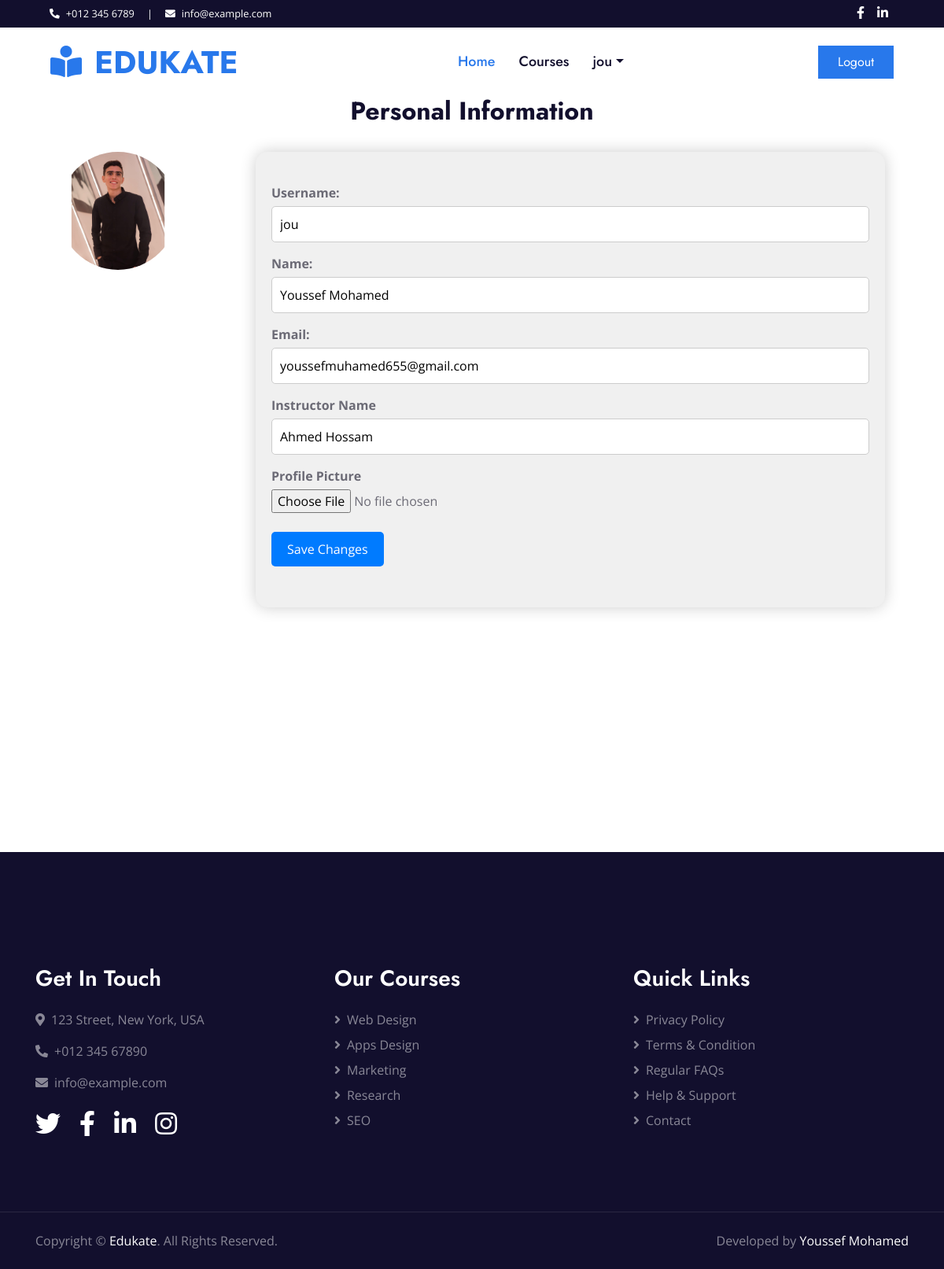
The page /student/profile/47 (signed in) on the database its author committed.
### register/models.py (models this page shows, shortened)
class Student(models.Model):
    user = models.OneToOneField(User, on_delete=models.CASCADE)
    name = models.CharField(max_length=50)
    photo = models.ImageField(upload_to='student_photo/%Y/%m/%d/')
    invited_by = models.ForeignKey(Instructor, on_delete=models.CASCADE , to_field='id')

class Instructor(models.Model):
    staffuser = models.OneToOneField(User, on_delete=models.CASCADE)
    name = models.CharField(max_length=50)

### student/views/user_views.py (the view, shortened to what this page needs)
# urls.py: path('profile/<int:id>', user_profile, name='user_profile'),
@login_required
@user_passes_test(lambda user: user.is_active and not (user.is_superuser or user.is_staff))
def user_profile(request, id):
    current_user = User.objects.get(id=id)
    current_student = Student.objects.get(user = current_user)
    related_instructor = Instructor.objects.get(id=current_student.invited_by.id)
    previous_username = current_user.username ; previous_mail = current_user.email
    return render(request, 'user_profile.html', {'student':current_student, 'instructor':related_instructor})

### templates/user_profile.html (shortened to what this page needs)
{% extends 'base/base.html' %}
{% load static %}
{% block content %}
<h2 style="text-align: center;">Personal Information</h2> <br>
<div class="main">
    <div class="profile-picture" style="background-image: url('{{ student.photo.url }}');"></div>
    <div class="profile-card">
        <form class="profile-form" method="post" enctype="multipart/form-data">
            <label for="username">Username:</label>
            <input type="text" id="username" name="username" value="{{student.user.username}}">
            <label for="name">Name:</label>
            <input type="text" id="name" name="name" value="{{student.name}}">
            <label for="email">Email:</label>
            <input type="text" id="email" name="email" value="{{student.user.email}}">
            <label for="instructor_name">Instructor Name</label>
            <input type="text" id="instructor_name" name="instructor_name" value="{{instructor.name}}" readonly>
            <label for="profile-picture">Profile Picture</label>
            <input type="file" id="file-input" name="photo" accept="image/*"> <br> <br>
            <button class="save-button" type="submit">Save Changes</button>
        </form>
    </div>
</div>
{% endblock %}

### templates/base/header.html (shortened to what this page needs)
{% load static %}
<!DOCTYPE html>
<html>
    <head>
    <link href="https://cdnjs.cloudflare.com/ajax/libs/font-awesome/5.10.0/css/all.min.css" rel="stylesheet">
    <link href="{% static 'css/style.css' %}" rel="stylesheet">
    </head>
    <body>
        <div class="container-fluid bg-dark">
            <div class="row py-2 px-lg-5">
                <div class="col-lg-6 text-center text-lg-left mb-2 mb-lg-0">
                    <div class="d-inline-flex align-items-center text-white">
                        <small><i class="fa fa-phone-alt mr-2"></i>+012 345 6789</small>
                        <small class="px-3">|</small>
                        <small><i class="fa fa-envelope mr-2"></i>info@example.com</small>
                    </div>
                </div>
                <div class="col-lg-6 text-center text-lg-right">
                    <div class="d-inline-flex align-items-center">
                        <a class="text-white px-2" href="">
                            <i class="fab fa-facebook-f"></i>
                        </a>
                        <a class="text-white px-2" href="">
                            <i class="fab fa-linkedin-in"></i>
                        </a>
                    </div>
                </div>
            </div>
        </div>
        <div class="container-fluid p-0">
            <nav class="navbar navbar-expand-lg bg-white navbar-light py-3 py-lg-0 px-lg-5">
                <a href="{% url 'index' %}" class="navbar-brand ml-lg-3">
                    <h1 class="m-0 text-uppercase text-primary"><i class="fa fa-book-reader mr-3"></i>Edukate</h1>
                </a>
                <div class="collapse navbar-collapse justify-content-between px-lg-3" id="navbarCollapse">
                    <div class="navbar-nav mx-auto py-0">
                        {% if user.is_authenticated %}
                        {% if user.is_staff and not user.is_superuser %}
                        {% if request.user.assistant %}
                        <a href="{% url 'index' %}" class="nav-item nav-link active">Home</a>
                        <a href="{% url 'generate_invitation' %}" class="nav-item nav-link">Invite User</a>
                        {% else %}
                        <a href="{% url 'index' %}" class="nav-item nav-link active">Home</a>
                        <a href="{% url 'generate_invitation' %}" class="nav-item nav-link">Invite User</a>
                        <div class="nav-item dropdown">
                            <a href="#" class="nav-link dropdown-toggle" data-toggle="dropdown">{{user.username}}</a>
                            <div class="dropdown-menu m-0">
                                <a href="{% url 'instructor_courses' %}" class="dropdown-item">Your Courses</a>
                                <a href="{% url 'instructor_student' %}" class="dropdown-item">Your Students</a>
                            </div>
                        </div>
                        {% endif %}
                        {% elif user.is_superuser%}
                        <a href="{% url 'index' %}" class="nav-item nav-link active">Home</a>
                        <a href="{% url 'view_mesasges' %}" class="nav-item nav-link">Messages</a>
                        <a href="{% url 'admin:index' %}" class="nav-item nav-link">Admin Panel</a>
                        {% else %}
                        <a href="{% url 'index' %}" class="nav-item nav-link active">Home</a>
                        <a href="{% url 'student_course' %}" class="nav-item nav-link">Courses</a>
                        <div class="nav-item dropdown">
                        <a href="#" class="nav-link dropdown-toggle" data-toggle="dropdown">{{user.username}}</a>
                        </div>
                        {% endif %}
                        {% else %}
                        <a href="index.html" class="nav-item nav-link active">Home</a>
                        <a href="#about" class="nav-item nav-link">About Us</a>
                        <a href="#contact" class="nav-item nav-link">Contact Us</a>
                        {% endif %}
                    </div>
                    {% if user.is_authenticated %}
                    <a href="{% url 'signout' %}" class="btn btn-primary py-2 px-4">Logout</a>
                    {% else %}
                    <a href="{% url 'signin' %}" class="btn btn-primary py-2 px-4">Login</a>
                    {% endif %}
                </div>
            </nav>
        </div>
    </body>
</html>

### templates/user_profile.html (style rules this page uses)
.main { display: flex; justify-content: center; align-items: flex-start; height: 100vh; }
.profile-card { background-color: #f0f0f0; border-radius: 15px; box-shadow: 0 0 20px rgba(0, 0, 0, 0.2); padding: 20px; width: 800px; display: flex; flex-direction: column; }
.profile-form { margin-top: 20px; }
.profile-form label { display: block; font-weight: bold; margin-bottom: 5px; }
.profile-form input[type="text"] { width: 100%; padding: 10px; margin-bottom: 15px; border: 1px solid #ccc; border-radius: 5px; }
.save-button { background-color: #007bff; color: #fff; border: none; padding: 10px 20px; border-radius: 5px; cursor: pointer; }
.profile-picture { width: 150px; height: 150px; border-radius: 50%; background-size: cover; margin-bottom: 20px; margin-right: 100px; }

### rows shown on the page
Student: photo (picture), username "jou", name "Youssef Mohamed", email "youssefmuhamed655@gmail.com"
Instructor: instructor_name "Ahmed Hossam"

### other values the page prints
{{ user.username }} "jou"
